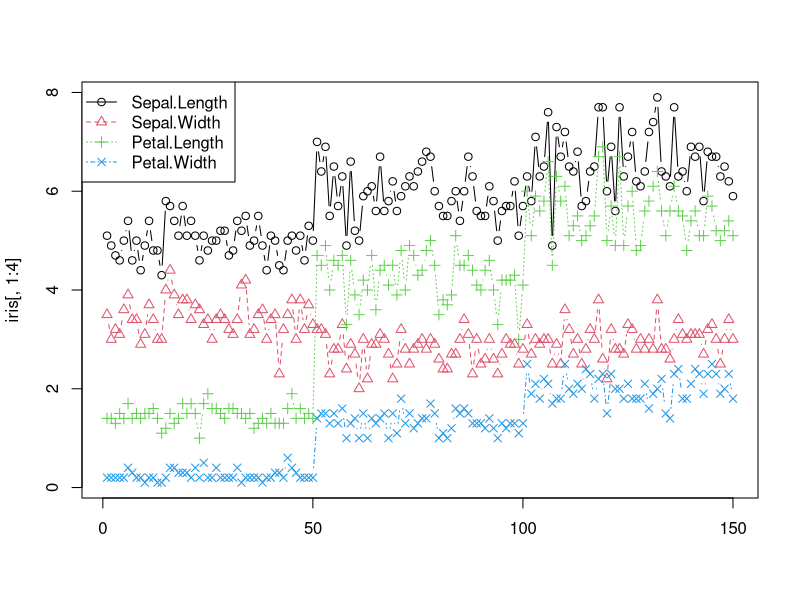

Here is the R script that generated this plot:
matplot(iris[,1:4],#每個col獨立畫線
        type="b",
        pch=1:4)
legend("topleft",#設定圖示位置
       dimnames(iris)[[2]][1:4],#dimnames(iris)[[2]]和colname(iris)一樣
       pch=1:4,
       lty=1:4,
       col=1:4)
